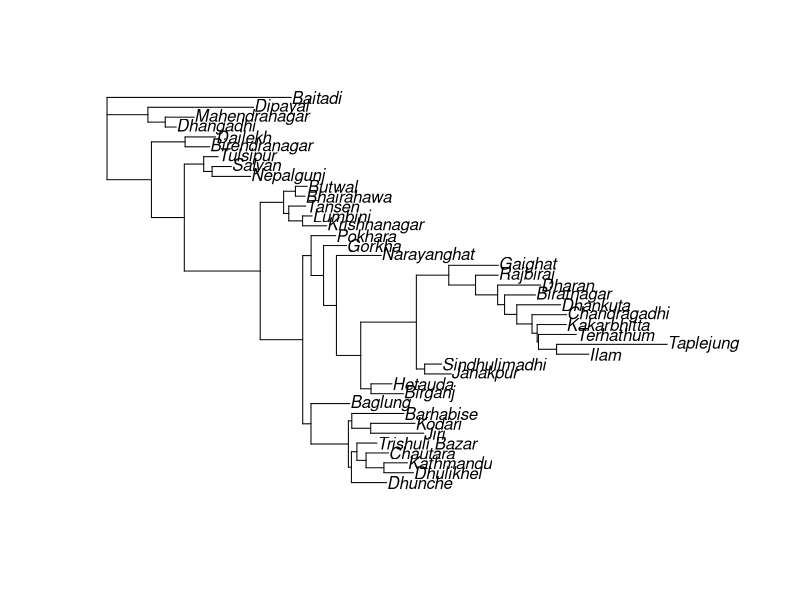

This chart was generated by the following R code:
## ---- chunk 1
mydata<- read.csv("./npl-travel-distances-in-km-unrchc.csv", header = T, row.names = 1)
head(mydata)
mydistance <- dist(mydata)
head(mydistance)

library(ape)
tree <- nj(mydistance)

plot(root(tree, "Baitadi"))
